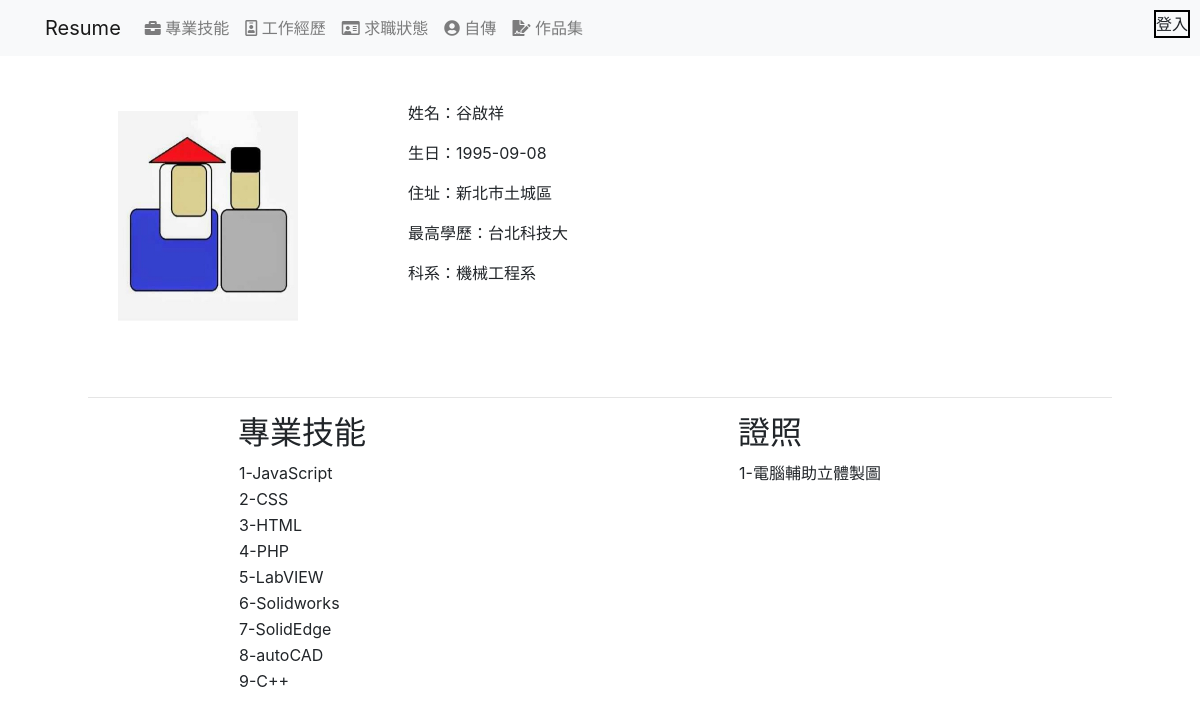
The page / on the database its author committed.
### tables this page shows
CREATE TABLE `information` (
  `id` int(10) NOT NULL,
  `acc` varchar(10) NOT NULL,
  `pw` varchar(10) NOT NULL,
  `name` varchar(4) NOT NULL,
  `birthday` date NOT NULL,
  `addr` varchar(60) NOT NULL,
  `profile` text NOT NULL,
  `Education` varchar(20) NOT NULL,
  `major` varchar(20) NOT NULL
);

CREATE TABLE `skill` (
  `id` int(11) NOT NULL,
  `skill` varchar(30) NOT NULL
);

CREATE TABLE `license` (
  `id` int(10) NOT NULL,
  `license` varchar(30) NOT NULL
);

### api/base.php (called while the page is built, shortened)
<?php
$dsn = "mysql:host=localhost;charset=utf8;dbname=resume";
$pdo = new PDO($dsn,"root","123");
function selectA( $table){
    global $pdo;
    $sql = "select * from $table "  ;
    return $pdo->query($sql)->fetchAll(PDO::FETCH_ASSOC);
}
?>

### index.php (the view, shortened to what this page needs)
<!DOCTYPE html>
<html lang="en">
<head>
    <link rel="stylesheet" href="./css/style.css">
    <link rel="stylesheet" href="./css/all.min.css">
    <link rel="stylesheet" href="./css/bootstrap.min.css">
</head>
<body>
    <nav class="navbar navbar-expand-lg navbar-light bg-light">
        <div class="container">
            <a class="navbar-brand" href="#">
                Resume
            </a>
                <div class="collapse navbar-collapse" id="navbarSupportedContent">
                  <ul class="navbar-nav mr-auto">
                    <li class="nav-item">
                      <a class="nav-link" href="?do=skill"><i class="fas fa-briefcase"></i> 專業技能</a>
                    </li>
                    <li class="nav-item">
                      <a class="nav-link" href="?do=work"><i class="far fa-id-badge"></i> 工作經歷</a>
                    </li>
                    <li class="nav-item">
                      <a class="nav-link" href="?do=newwork"><i class="far fa-id-card"></i> 求職狀態</a>
                    </li>
                    <li class="nav-item">
                      <a class="nav-link" href="?do=cover_letter"><i class="fas fa-user-circle"></i> 自傳</a>
                    </li>
                    <li class="nav-item">
                      <a class="nav-link" href="?do=portfolio"><i class="fas fa-file-signature"></i> 作品集</a>
                    </li>
                    <li class="nav-item ">
                        <div class="login">登入</div>
                    </li>
                  </ul>
            </div>
        </div>
    </nav>
    <div class="main">
        <div class="title">
            <div class="photo"><img src="./img/photo_sticker.jpg" alt=""></div>
            <div class="information">
                <?php
                    include_once ("./api/base.php");
                    $profile =selectA("information");
                    foreach( $profile as $row){
                        echo "<p>姓名：".$profile[0]['name'].'</p>';
                        echo "<p>生日：".$profile[0]['birthday'].'</p>';
                        echo "<p>住址：".$profile[0]['addr'].'</p>';
                        echo "<p>最高學歷：".$profile[0]['Education'].'</p>';
                        echo "<p>科系：".$profile[0]['major'].'</p>';
                    }
                ?>
            </div>
        </div>
        <hr>
        <div class="middle">
            <?php
                $do = (!empty($_GET['do']))?$_GET['do']:'skill';
                $path = "./" . $do . ".php";
                if(file_exists($path)){
                    include ($path);
                }else{
                    include ("./api/skill.php");
                }
            ?>
        </div>
    </div>
</body>
</html>

### skill.php
<div class="left">
    <h2>專業技能</h2>
    <table>
    <?php
    include_once ("./api/base.php");
    $data = selectA("skill");
    $i = 1;
    foreach($data as $row){
        ?>
        <tr>
            <td><?=$i?>-<?=$row['skill']?></td>
        </tr>
        <?php
        $i++;
    }
    ?>
    </table>
</div>
<div class="right">
    <h2>證照</h2>
    <table>
    <?php
    include_once ("./api/base.php");
    $data = selectA("license");
    $i = 1;
    foreach($data as $row){
        ?>
        <tr>
            <td><?=$i?>-<?=$row['license']?></td>
        </tr>
        <?php
        $i++;
    }
    ?>
    </table>
</div>

### css/style.css (style rules this page uses)
.main { width: 1024px; height: 768px; margin: auto; position: relative; top: 25px; }
.title { width: 100%; height: 300px; position: relative; }
.photo { width: 300px; height: 100%; display: inline-block; position: absolute; }
.left { position: absolute; display: inline-block; width: 500px; padding-left: 150px; }
.right { position: absolute; display: inline-block; width: 500px; left: 500px; padding-left: 150px; }
.photo img { margin: 30px; width: 60%; height: 70%; }
.information { width: calc( 1024px - 300px); height: 100%; display: inline-block; position: absolute; left: 300px; top: 0; padding: 20px; padding-right: 50px; }
.middle { width: 100%; height: calc( 768px - 300px); position: relative; }
.login { position: absolute; right: 10px; top: 10px; border: 2px solid black; }
a { text-decoration: none; }
td { margin: 10px; }

### rows shown on the page
information: name "谷啟祥", birthday "1995-09-08", addr "新北市土城區", Education "台北科技大", major "機械工程系"
skill: skill "JavaScript"
skill: skill "CSS"
skill: skill "HTML"
skill: skill "PHP"
skill: skill "LabVIEW"
skill: skill "Solidworks"
skill: skill "SolidEdge"
skill: skill "autoCAD"
skill: skill "C++"
license: license "電腦輔助立體製圖"
